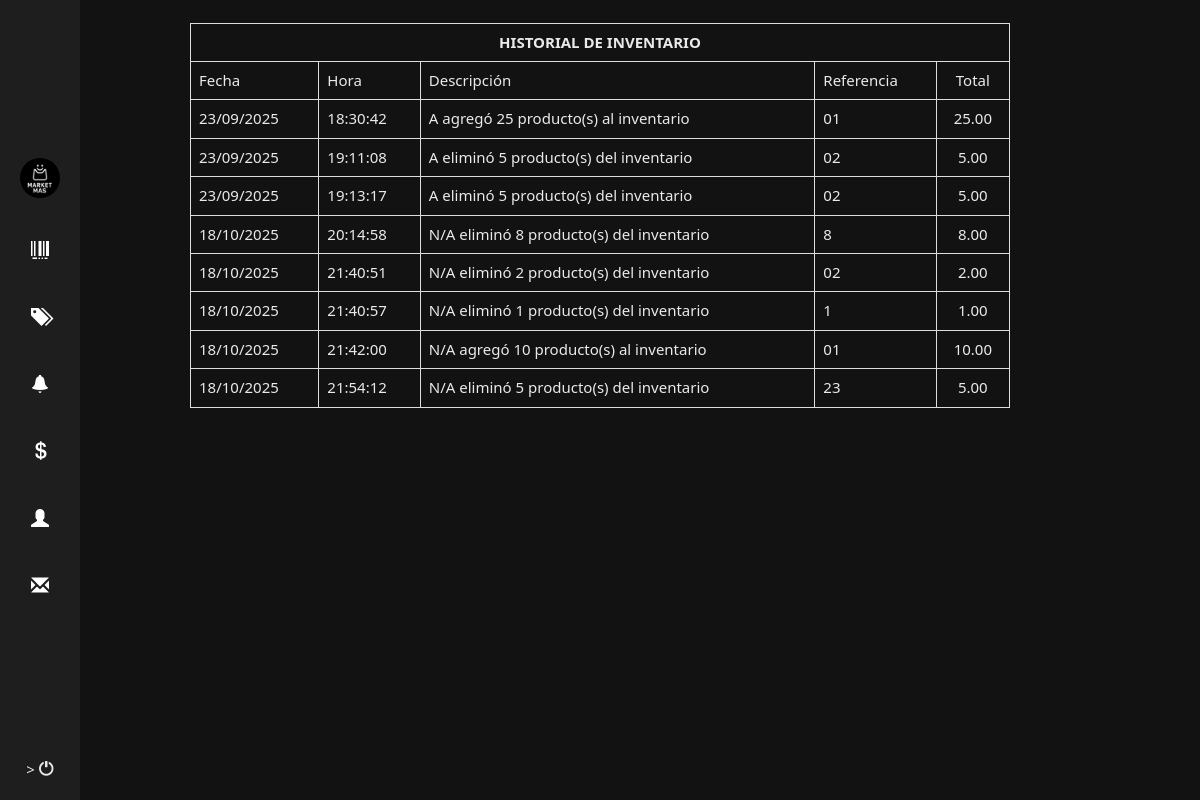
Page /producto.php?id=4 (signed in) on the committed database.
### tables this page shows
CREATE TABLE `historial` (
  `id_historial` int(11) NOT NULL,
  `id_producto` int(11) NOT NULL,
  `user_id` int(11) NOT NULL,
  `fecha` datetime NOT NULL,
  `nota` varchar(255) NOT NULL,
  `referencia` varchar(100) NOT NULL,
  `cantidad` int(11) NOT NULL
);

### producto.php (the view, shortened to what this page needs)
<?php
	require_once ("config/conexion.php");
	$title="Producto | Market M.A.S";
	if (isset($_GET['id'])){
		$id_producto=intval($_GET['id']);
	} else {
		die("Producto no existe");
	}
?>
<!DOCTYPE html>
<html lang="en">
  <head>
    <?php include("head.php");?>
  </head>
  <body>
	<?php
	include("navbar.php");
	?>
            <br>
            <div class="row">
            <div class="col-sm-8 col-sm-offset-2 text-left">
                  <div class="row">
					 <table class='table table-bordered'>
						<tr>
							<th class='text-center' colspan=5 >HISTORIAL DE INVENTARIO</th>
						</tr>
						<tr>
							<td>Fecha</td>
							<td>Hora</td>
							<td>Descripción</td>
							<td>Referencia</td>
							<td class='text-center'>Total</td>
						</tr>
						<?php
							$query=mysqli_query($con,"select * from historial where id_producto='$id_producto'");
							while ($row=mysqli_fetch_array($query)){
								?>
						<tr>
							<td><?php echo date('d/m/Y', strtotime($row['fecha']));?></td>
							<td><?php echo date('H:i:s', strtotime($row['fecha']));?></td>
							<td><?php echo $row['nota'];?></td>
							<td><?php echo $row['referencia'];?></td>
							<td class='text-center'><?php echo number_format($row['cantidad'],2);?></td>
						</tr>
								<?php
							}
						?>
					 </table>
                  </div>
				</div>
            </div>
  </body>
</html>

### head.php (shortened to what this page needs)
    <link rel="stylesheet" href="https://maxcdn.bootstrapcdn.com/bootstrap/3.3.6/css/bootstrap.min.css">
<link rel="stylesheet" href="css/style.css">

### navbar.php (shortened to what this page needs)
<?php
if (isset($title)) {
?>
<div class="sidebar">
  <div class="user-section">
    <img src="img/web.png" alt="User Avatar">
  </div>
  <a href="stock.php" title="Inventario"><i class="glyphicon glyphicon-barcode"></i></a>
  <a href="categorias.php" title="Categorías"><i class="glyphicon glyphicon-tags"></i></a>
  <a href="alertas.php" title="Alertas"><i class="glyphicon glyphicon-bell"></i></a>
  <a href="contabilidad.php" title="Contabilidad"><i class="glyphicon glyphicon-usd"></i></a>
  <a href="usuarios.php" title="Usuarios"><i class="glyphicon glyphicon-user"></i></a>
  <a href="https://marketmas.my.canva.site/" title="Acerca"><i class="glyphicon glyphicon-envelope"></i></a>
  <div class="user-section" onclick="location.href='login.php?logout'">>
    <i class="glyphicon glyphicon-off"></i>
  </div>
</div>
<?php
}
?>

### css/style.css (style rules this page uses)
body { background: #121212; color: #eaeaea; font-family: "Segoe UI", Roboto, sans-serif; font-size: 15px; line-height: 1.5; }

### navbar.php (style rules this page uses)
.sidebar { position: fixed; top: 0; left: 0; width: 80px; height: 100vh; background-color: #1e1e1e; display: flex; flex-direction: column; align-items: center; padding-top: 20px; z-index: 1000; }
.sidebar a { color: #ffffff; text-align: center; margin: 20px 0; font-size: 18px; display: block; width: 100%; }
.sidebar .user-section { margin-top: auto; margin-bottom: 20px; text-align: center; }
.sidebar .user-section img { width: 40px; height: 40px; border-radius: 50%; }

### rows in the picture
historial: fecha "23/09/2025", fecha "18:30:42", nota "A agregó 25 producto(s) al inventario", referencia "01", cantidad "25.00"
historial: fecha "23/09/2025", fecha "19:11:08", nota "A eliminó 5 producto(s) del inventario", referencia "02", cantidad "5.00"
historial: fecha "23/09/2025", fecha "19:13:17", nota "A eliminó 5 producto(s) del inventario", referencia "02", cantidad "5.00"
historial: fecha "18/10/2025", fecha "20:14:58", nota "N/A eliminó 8 producto(s) del inventario", referencia "8", cantidad "8.00"
historial: fecha "18/10/2025", fecha "21:40:51", nota "N/A eliminó 2 producto(s) del inventario", referencia "02", cantidad "2.00"
historial: fecha "18/10/2025", fecha "21:40:57", nota "N/A eliminó 1 producto(s) del inventario", referencia "1", cantidad "1.00"
historial: fecha "18/10/2025", fecha "21:42:00", nota "N/A agregó 10 producto(s) al inventario", referencia "01", cantidad "10.00"
historial: fecha "18/10/2025", fecha "21:54:12", nota "N/A eliminó 5 producto(s) del inventario", referencia "23", cantidad "5.00"
